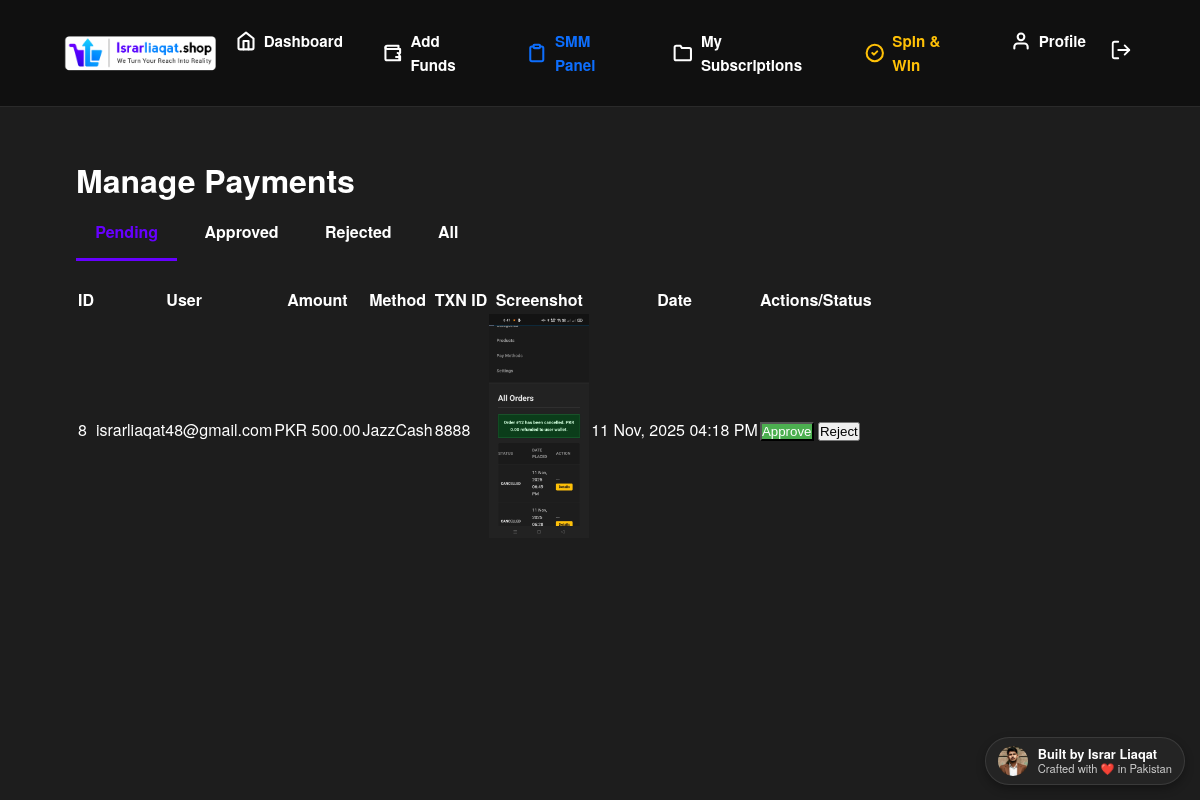
The app's page /payments.php (signed in) with its own data.
### tables this page shows
CREATE TABLE `payments` (
  `id` int(11) NOT NULL,
  `user_id` int(11) NOT NULL,
  `method` varchar(100) NOT NULL,
  `amount` decimal(10,2) NOT NULL,
  `txn_id` varchar(255) DEFAULT NULL,
  `screenshot_path` varchar(255) DEFAULT NULL,
  `status` enum('pending','approved','rejected') NOT NULL DEFAULT 'pending',
  `gateway_ref` varchar(255) DEFAULT NULL,
  `admin_id` int(11) DEFAULT NULL,
  `created_at` timestamp NOT NULL DEFAULT current_timestamp(),
  `approved_at` timestamp NULL DEFAULT NULL
);

CREATE TABLE `users` (
  `id` int(11) NOT NULL,
  `email` varchar(255) NOT NULL,
  `password_hash` varchar(255) NOT NULL,
  `balance` decimal(10,2) NOT NULL DEFAULT 0.00,
  `last_spin_time` datetime DEFAULT NULL,
  `api_key` varchar(64) DEFAULT NULL,
  `is_admin` tinyint(1) NOT NULL DEFAULT 0,
  `created_at` timestamp NOT NULL DEFAULT current_timestamp()
);

### helpers.php (called while the page is built, shortened)
<?php
function sanitize($data) {
    return htmlspecialchars(trim($data), ENT_QUOTES, 'UTF-8');
}
function formatCurrency($amount, $symbol = null) {
    global $settings;
    $symbol = $symbol ?? $settings['currency_symbol'] ?? 'PKR';
    return $symbol . ' ' . number_format($amount, 2);
}
function formatDate($timestamp) {
    return date('d M, Y h:i A', strtotime($timestamp));
}
?>

### payments.php (the view, shortened to what this page needs)
<?php
include '_header.php';
$filter = $_GET['filter'] ?? 'pending';
$where_clause = '';
if ($filter == 'pending') {
    $where_clause = "WHERE p.status = 'pending'";
} elseif ($filter == 'approved') {
    $where_clause = "WHERE p.status = 'approved'";
} elseif ($filter == 'rejected') {
    $where_clause = "WHERE p.status = 'rejected'";
}
$stmt_payments = $db->prepare("
    SELECT p.*, u.email as user_email
    FROM payments p
    JOIN users u ON p.user_id = u.id
    $where_clause
    ORDER BY p.created_at DESC
");
$stmt_payments->execute();
$payments = $stmt_payments->fetchAll();
?>
<h1>Manage Payments</h1>
<div class="payment-tabs">
    <a href="payments.php?filter=pending" class="<?php echo ($filter == 'pending') ? 'active' : ''; ?>">Pending</a>
    <a href="payments.php?filter=approved" class="<?php echo ($filter == 'approved') ? 'active' : ''; ?>">Approved</a>
    <a href="payments.php?filter=rejected" class="<?php echo ($filter == 'rejected') ? 'active' : ''; ?>">Rejected</a>
    <a href="payments.php?filter=all" class="<?php echo ($filter == 'all') ? 'active' : ''; ?>">All</a>
</div>
<div class="admin-table-responsive">
    <table class="admin-table">
        <thead>
            <tr>
                <th>ID</th>
                <th>User</th>
                <th>Amount</th>
                <th>Method</th>
                <th>TXN ID</th>
                <th>Screenshot</th>
                <th>Date</th>
                <th>Actions/Status</th> </tr>
        </thead>
        <tbody>
            <?php if (empty($payments)): ?>
                <tr><td colspan="8" style="text-align: center;">No <?php echo $filter; ?> payments found.</td></tr>
            <?php else: ?>
                <?php foreach ($payments as $p): ?>
                <tr>
                    <td><?php echo $p['id']; ?></td>
                    <td><?php echo sanitize($p['user_email']); ?></td>
                    <td><?php echo formatCurrency($p['amount']); ?></td>
                    <td><?php echo sanitize($p['method']); ?></td>
                    <td><?php echo sanitize($p['txn_id']); ?></td>
                    <td>
                        <a href="../assets/uploads/<?php echo sanitize($p['screenshot_path']); ?>" target="_blank">
                            <img src="../assets/uploads/<?php echo sanitize($p['screenshot_path']); ?>" alt="Screenshot" style="width: 100px;">
                        </a>
                    </td>
                    <td><?php echo formatDate($p['created_at']); ?></td>
                    <td>
                        <?php if ($p['status'] == 'pending'): ?>
                            <form action="payments.php?filter=pending" method="POST" style="display: inline;">
                                <button type="submit" name="action" value="approve" class="btn-edit" style="background: #4CAF50; color: #fff;">Approve</button>
                            </form>
                            <form action="payments.php?filter=pending" method="POST" style="display: inline; margin-top: 5px;">
                                <button type="submit" name="action" value="reject" class="btn-delete" onclick="return confirm('Are you sure you want to reject this payment?');">Reject</button>
                            </form>
                        <?php elseif ($p['status'] == 'approved'): ?>
                            <span class="status-badge status-active">Approved</span>
                        <?php else: ?>
                            <span class="status-badge status-rejected">Rejected</span>
                        <?php endif; ?>
                    </td>
                </tr>
                <?php endforeach; ?>
            <?php endif; ?>
        </tbody>
    </table>
</div>
<?php include '_footer.php'; ?>

### style.css (style rules this page uses)
:root { --bg-color: #141414; --card-color: #1d1d1d; --card-border: #2a2a2a; --text-color: #e5e5e5; --text-muted: #8c8c8c; --brand-red: #E50914; --brand-red-hover: #f40612; --gradient-1: linear-gradient(135deg, var(--brand-red) 0%, var(--brand-red-hover) 100%); --gradient-2: linear-gradient(135deg, #333 0%, #111 100%); --font-primary: 'Helvetica Neue', Helvetica, Arial, sans-serif; --radius: 8px; --shadow: 0 4px 15px rgba(0, 0, 0, 0.3); }
* { margin: 0; padding: 0; box-sizing: border-box; }
body { font-family: var(--font-primary); background-color: var(--bg-color); color: var(--text-color); line-height: 1.6; }
a { color: var(--brand-red); text-decoration: none; transition: color 0.2s ease; }
img { max-width: 100%; height: auto; }

### payments.php (style rules this page uses)
.payment-tabs { display: flex; gap: 0.5rem; margin-bottom: 1.5rem; border-bottom: 2px solid var(--admin-border); }
.payment-tabs a { padding: 0.8rem 1.2rem; text-decoration: none; font-weight: 600; color: var(--admin-text-muted); border-bottom: 3px solid transparent; }
.payment-tabs a.active { color: var(--brand-red); border-bottom-color: var(--brand-red); }

### records on screen
payments: id "8", user.email "israrliaqat48@gmail.com", amount "PKR 500.00", method "JazzCash", txn "8888", screenshot_path (picture), created_at "11 Nov, 2025 04:18 PM"
